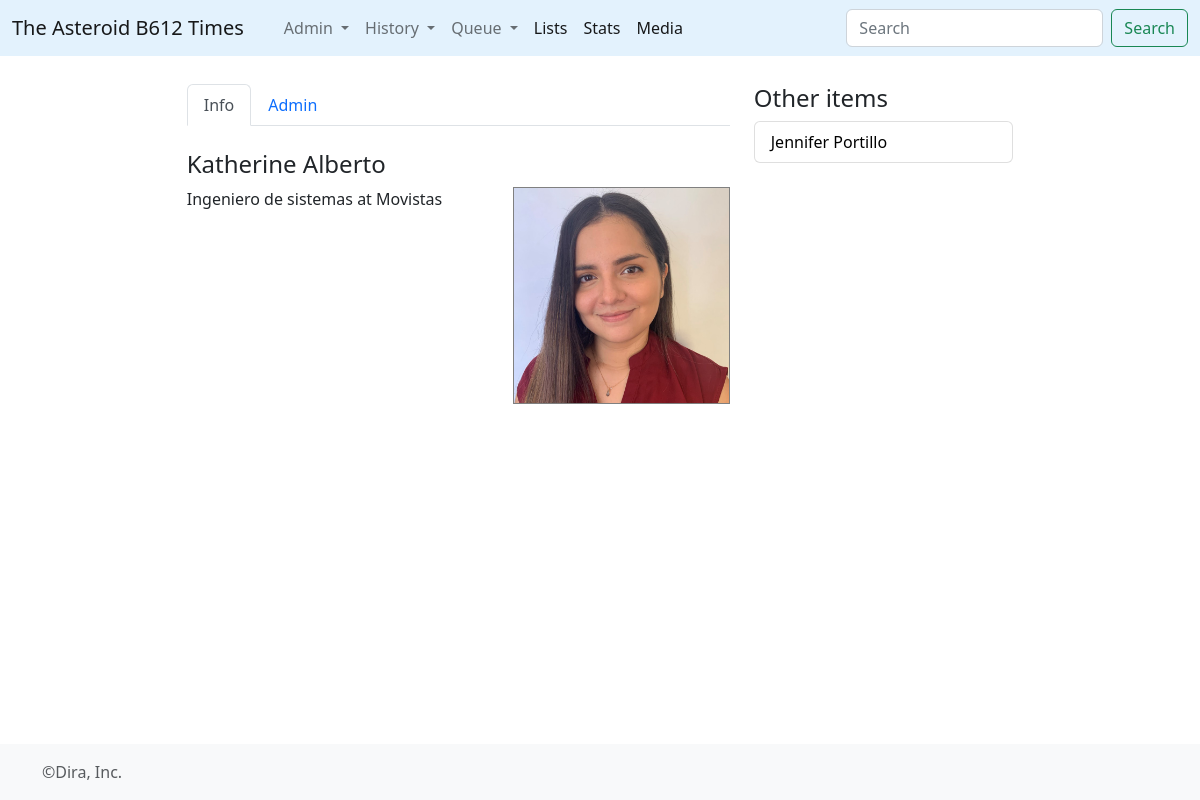
The app's page /itemcol/181/5 with its own data.
### times/models.py (models this page shows, shortened)
class Wiki(models.Model):
	wtype = models.ForeignKey(WikiType,on_delete=models.CASCADE)
	title = models.CharField(max_length=512)
	info = models.TextField()
	created_at = models.DateTimeField(auto_now=True)
	updated_at = models.DateTimeField(null=True,blank=True)
	@property
	def cleantext(self):
		n_corte = self.info.find('==headtext==')
		if n_corte == -1:
			return self.info
		else:
			return self.info.replace('==headtext==','')
	@property
	def mainPic(self):
		npics = WikiPhoto.objects.filter(wiki__id=self.id,imgtype=1).count()
		if npics == 0:
			return None
		else:
			pks = WikiPhoto.objects.filter(wiki=self.id,imgtype=1).values_list('pk', flat=True)
			random_pk = choice(pks)
			ppic = WikiPhoto.objects.get(pk=random_pk)
			return ppic.imagen.url

class WikiPhoto(models.Model):
	wiki = models.ForeignKey(Wiki,on_delete=models.CASCADE)
	imgtype = models.IntegerField()
	imagen = models.ImageField(upload_to=path_and_name, max_length=255, null=True, blank=True)

class PageRels(models.Model):
	page = models.ForeignKey(Pagina, on_delete=models.CASCADE)
	child = models.ForeignKey(Wiki,on_delete=models.CASCADE)

### times/views.py (the view)
# urls.py: path('itemcol/<itm>/<col>', views.itemcol, name='itemcol'),
def itemcol(request,itm,col):
	this_wiki = Wiki.objects.get(pk=int(itm))
	collection = Pagina.objects.get(pk=int(col))
	all_items = PageRels.objects.filter(page=collection).exclude(child=this_wiki).order_by('child__title')
	wtypes = WikiType.objects.all()
	collections = Pagina.objects.all()
	return render(request,'view-wiki-cols.html',{'this_wiki':this_wiki,'pagina':collection,'all_items':all_items,'paginas':collections,'wtypes':wtypes})

### times/templates/view-wiki-cols.html (shortened to what this page needs)
{% extends 'base_listing.html' %}
{% block contenido %}
<ul class="nav nav-tabs" id="myTab" role="tablist">
  <li class="nav-item" role="presentation">
    <button class="nav-link active" id="home-tab" data-bs-toggle="tab" data-bs-target="#home" type="button" role="tab" aria-controls="home" aria-selected="true">Info</button>
  </li>
  <li class="nav-item" role="presentation">
    <button class="nav-link" id="profile-tab" data-bs-toggle="tab" data-bs-target="#profile" type="button" role="tab" aria-controls="profile" aria-selected="false">Admin</button>
  </li>
</ul>
<div class="tab-content" id="myTabContent">
  <div class="tab-pane fade show active" id="home" role="tabpanel" aria-labelledby="home-tab">
  	<br>
  	<article class="blog-post">
		<h4>{{this_wiki.title}}</small></h4>
		 {% if this_wiki.mainPic %}<img src="{{this_wiki.mainPic}}" style="border:1px solid grey; float:right; width:40%; margin-left: 16px; margin-bottom: 16px;">{% endif %}
		{{this_wiki.cleantext|safe|linebreaks}}
	</article>
  </div>
</div>
{% endblock%}
{% block rightbar %}
<br>
<h4>Other items</h4>
      <ul class="list-group">
        {% for d in all_items %}
          <li class="list-group-item d-flex justify-content-between align-items-center">
          <a href="{% url 'itemcol' d.child.id d.page.id %}" style="color:black; text-decoration: none;"> {{d.child.title}}</a>
          </li>
        {% endfor %}
      </ul>
{% endblock %}

### static/css/blog.css (style rules this page uses)
.blog-post { margin-bottom: 4rem; }

### records on screen
Wiki: title "Katherine Alberto", mainPic (picture), cleantext "Ingeniero de sistemas at Movistas"
PageRels: child "Jennifer Portillo"
